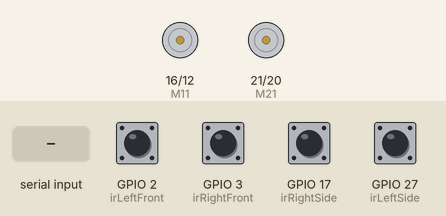
A program run on a simulated Raspberry Pi (BCM pin numbers). On the bench: motor-driver pin pairs drawn as motors (green arrow = first pin HIGH = forward, orange = second pin HIGH = backward, longer = more drive). Inputs (shaded band) come from the test bench; at power-on: GPIO 2 (irLeftFront), GPIO 3 (irRightFront) HIGH, GPIO 17 (irRightSide), GPIO 27 (irLeftSide) LOW. What the program prints to the terminal is not drawn.

Above: at 1.2 s.
1.3 s: "W" typed at the terminal, then Enter
At 1.6 s:
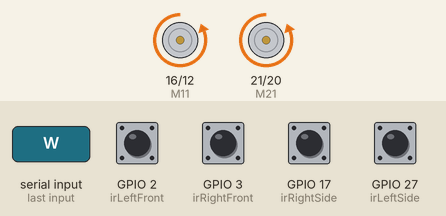
2.8 s: GPIO 2 (irLeftFront) pulled LOW for 0.15 s
At 2.89 s:
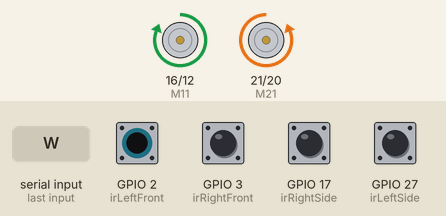
4.4 s: GPIO 3 (irRightFront) pulled LOW for 0.15 s
At 4.49 s:
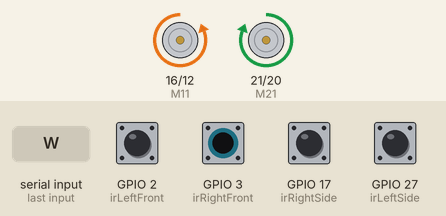
6.0 s: GPIO 3 (irRightFront) pulled LOW for 3.2 s
At 10.0 s:
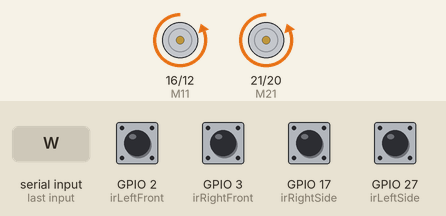
10.7 s: GPIO 2 (irLeftFront) pulled LOW for 3.2 s
At 11.2 s:
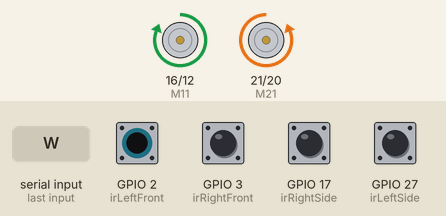
15.4 s: GPIO 2 (irLeftFront) driven LOW and GPIO 3 (irRightFront) driven LOW
At 16.7 s:
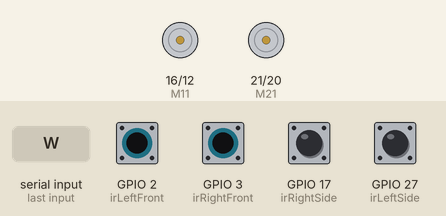
Timing chart, 0 to 17.9 s (numbered marks = the images above; inputs shaded):
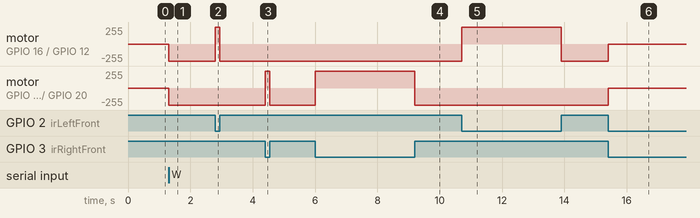

Measured:
- after the input at 1.3 s, motor on GPIO 16 (M11) / GPIO 12 (M12), motor on GPIO 21 (M21) / GPIO 20 (M22): stopped → backward 255/255 at once
- after the input at 2.8 s, motor on GPIO 16 (M11) / GPIO 12 (M12): backward 255/255 → forward 255/255 at once, → backward 255/255 0.15 s later
- after the input at 4.4 s, motor on GPIO 21 (M21) / GPIO 20 (M22): backward 255/255 → forward 255/255 at once, → backward 255/255 0.15 s later
- after the input at 6.0 s, motor on GPIO 21 (M21) / GPIO 20 (M22): backward 255/255 → forward 255/255 at once, → backward 255/255 3.2 s later
- after the input at 10.7 s, motor on GPIO 16 (M11) / GPIO 12 (M12): backward 255/255 → forward 255/255 at once, → backward 255/255 3.2 s later
- after the input at 15.4 s, motor on GPIO 16 (M11) / GPIO 12 (M12), motor on GPIO 21 (M21) / GPIO 20 (M22): backward 255/255 → stopped at once

The program:

AlgoBotControllerRight.py
```python
import RPi.GPIO as GPIO

class AlgoBotControllerRight:
    stopCount = 0

    def __init__(self):
        GPIO.setmode(GPIO.BCM)
        GPIO.setwarnings(False)
        GPIO.cleanup()

        # IR Sensors Pins setup
        self.irLeftFront = 2
        self.irRightFront = 3
        self.irLeftSide = 27
        self.irRightSide = 17

        # Motor Driver pins setup
        self.M11 = 16
        self.M12 = 12
        self.M21 = 21
        self.M22 = 20

        # set stopCount to 0
        AlgoBotControllerRight.stopCount = 0

        print('setup')
        GPIO.setup(self.irLeftFront, GPIO.IN)
        GPIO.setup(self.irRightFront, GPIO.IN)
        GPIO.setup(self.irLeftSide, GPIO.IN)
        GPIO.setup(self.irRightSide, GPIO.IN)

        GPIO.setup(self.M11, GPIO.OUT)
        GPIO.setup(self.M12, GPIO.OUT)
        GPIO.setup(self.M21, GPIO.OUT)
        GPIO.setup(self.M22, GPIO.OUT)
        print('Ready!')

    def moveForward(self):
        print('moving forward...')
        GPIO.output(self.M11, 0)
        GPIO.output(self.M12, 1)
        GPIO.output(self.M21, 0)
        GPIO.output(self.M22, 1)
##        print('movin forward done!')
        return

    def rotateRight(self):
        print('rotating right...')
        GPIO.output(self.M11, 1)
        GPIO.output(self.M12, 0)
        GPIO.output(self.M21, 0)
        GPIO.output(self.M22, 1)
##        print('rotating right done!')
        return

    def rotateLeft(self):
        print('rotating left...')
        GPIO.output(self.M11, 0)
        GPIO.output(self.M12, 1)
        GPIO.output(self.M21, 1)
        GPIO.output(self.M22, 0)
##        print('rotating left done!')
        return

    def stopMovement(self):
        print('stop movement...')
        GPIO.output(self.M11, 1)
        GPIO.output(self.M12, 1)
        GPIO.output(self.M21, 1)
        GPIO.output(self.M22, 1)
##        print('stopped!')
        return

    # ==========================================
    #
    # 1 = white area detected
    # 0 = black area detected
    #
    # ==========================================

    def step_forward(self):
        print('STEP: F (Forward Step)...')
        try:
            while 1:
                if(GPIO.input(self.irLeftFront)==1 and GPIO.input(self.irRightFront)==1):
                    self.moveForward()
                elif(GPIO.input(self.irLeftFront)==1 and GPIO.input(self.irRightFront)==0):
                    self.rotateLeft()
                elif(GPIO.input(self.irLeftFront)==0 and GPIO.input(self.irRightFront)==1):
                    self.rotateRight()
                else:
                    if(AlgoBotControllerRight.stopCount >= 100):
                        self.stopMovement()
                        AlgoBotControllerRight.stopCount = 0
                        self.step_forward_correction()
                        break
                    else:
                        self.stopMovement()
                        AlgoBotControllerRight.stopCount = AlgoBotControllerRight.stopCount + 1
        except:
            GPIO.cleanup()

        print('STEP: F (Forward Step) COMPLETE!')
        return

    def step_forward_correction(self):
        print('STEP:    F_correct (Forward Step CORRECTION)...')
        try:
            while (GPIO.input(self.irLeftSide)==1 or GPIO.input(self.irRightSide)==1):
                if(GPIO.input(self.irLeftFront)==1 and GPIO.input(self.irRightFront)==1):
                    self.moveForward()
                elif(GPIO.input(self.irLeftFront)==1 and GPIO.input(self.irRightFront)==0):
                    self.rotateLeft()
                elif(GPIO.input(self.irLeftFront)==0 and GPIO.input(self.irRightFront)==1):
                    self.rotateRight()
                else:
                    self.moveForward()

            self.stopMovement()
        except:
            GPIO.cleanup()

        print('STEP:    F_correct (Forward Step CORRECTION) COMPLETE!')
        return

    # ==========================================
    def step_right(self):
        print('STEP: R (Right Step)...')

        try:
            while(GPIO.input(self.irLeftSide)==0 or GPIO.input(self.irRightSide)==0):
                self.rotateRight()

            while(GPIO.input(self.irLeftSide)==1 or GPIO.input(self.irRightSide)==1):
                self.rotateRight()

            self.stopMovement()
        except:
            GPIO.cleanup()

        print('STEP: R (Right Step) COMPLETE!')
        return

    # ==========================================
    def step_left(self):
        print('STEP: L (Left Step)...')

        try:
            while(GPIO.input(self.irLeftSide)==0 or GPIO.input(self.irRightSide)==0):
                self.rotateLeft()

            while(GPIO.input(self.irLeftSide)==1 or GPIO.input(self.irRightSide)==1):
                self.rotateLeft()

            self.stopMovement()
        except:
            GPIO.cleanup()

        print('STEP: L (Left Step) COMPLETE!')
        return

bot = AlgoBotControllerRight()
try:
    while 1:
        print('W = Forward, A = Left, D = Right, Anything Else to exit')
        command = input('Enter Command... ')

        if(command == 'W'):
            bot.step_forward()
        elif(command == 'A'):
            bot.step_left()
        elif(command == 'D'):
            bot.step_right
        else:
            print('DONE!')
            break

except:
    GPIO.cleanup()
```
